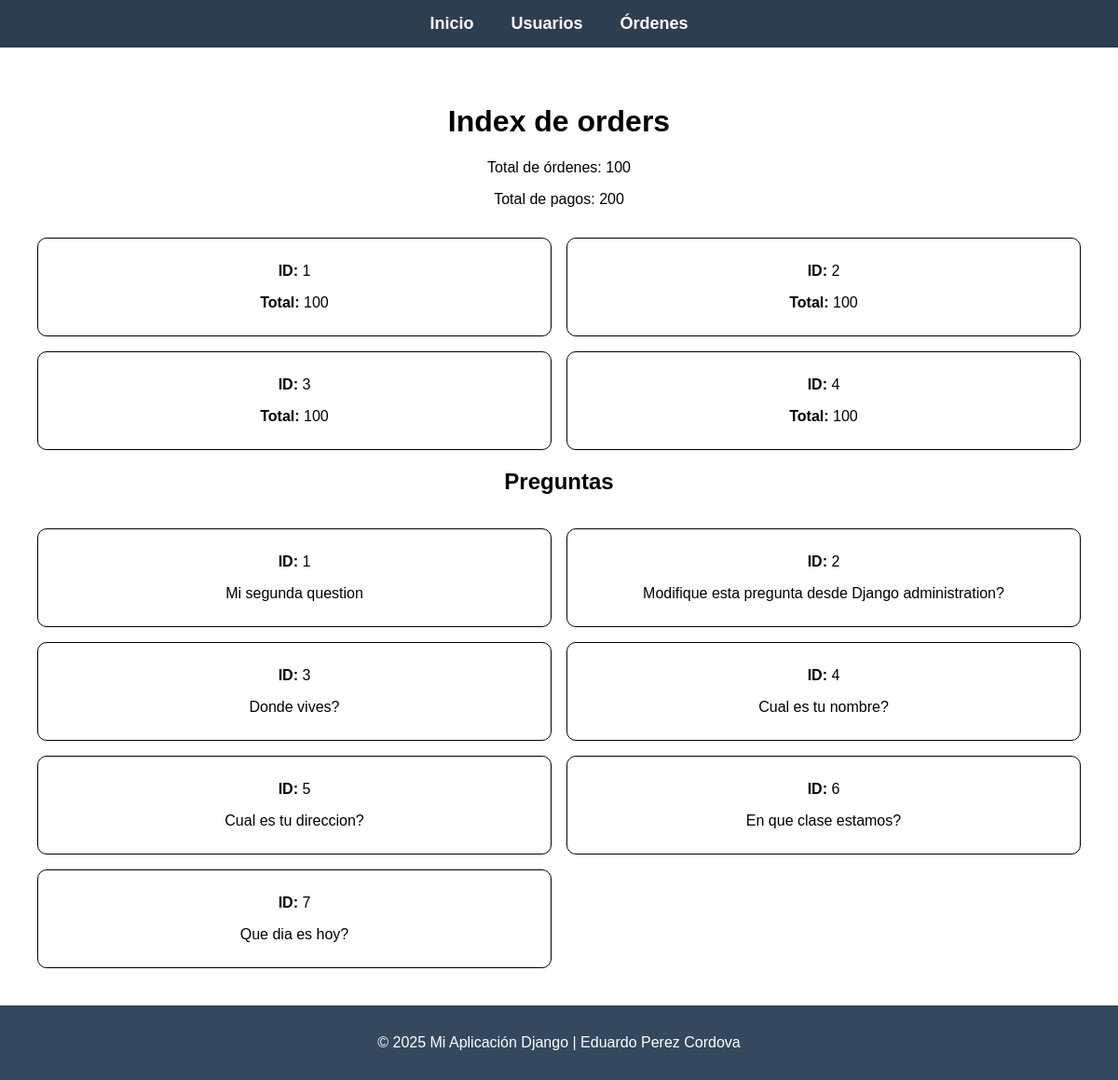
The page /orders/list on the database as committed earlier.
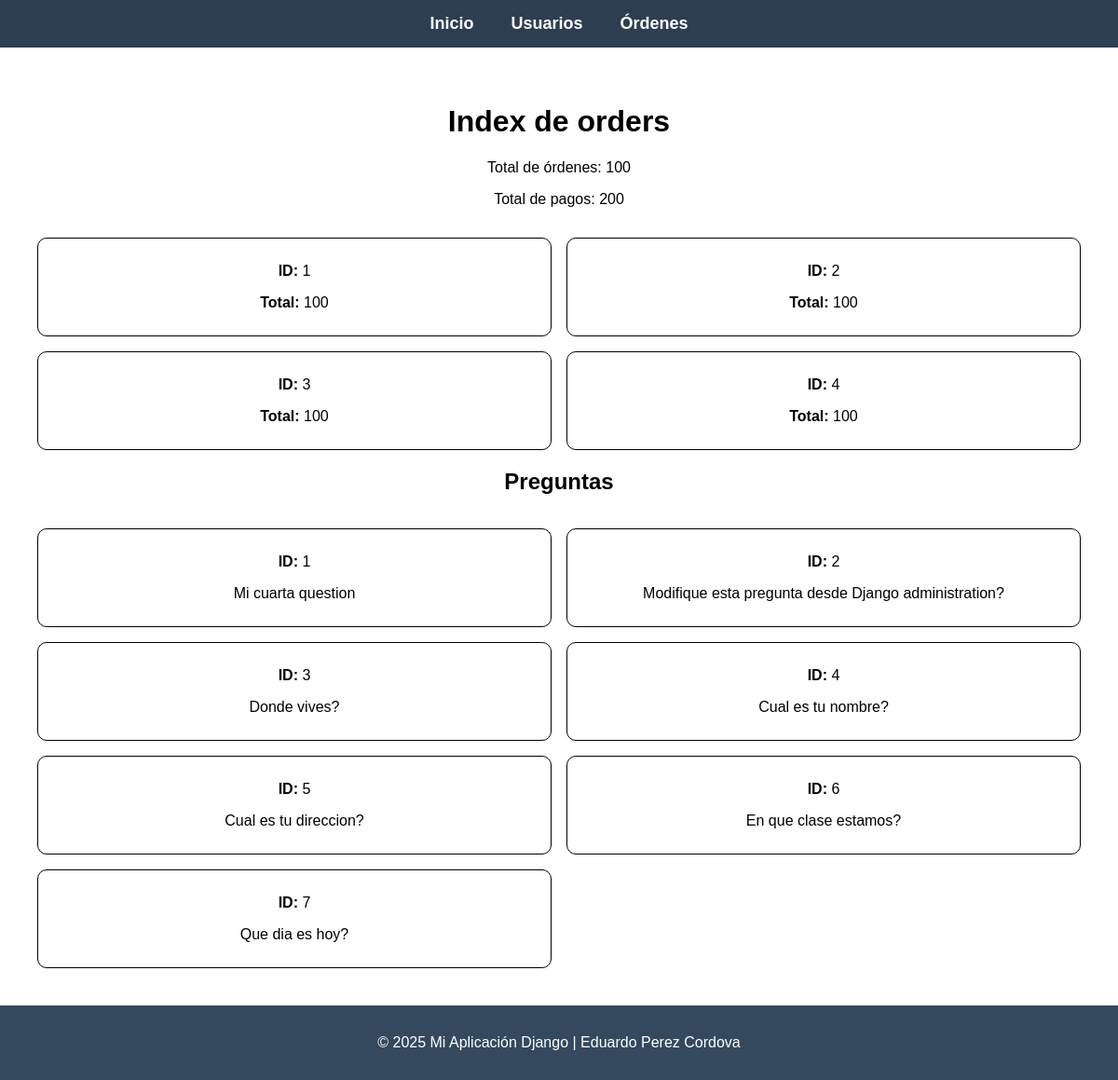
The same page on the database as committed later.
### orders/models.py (models this page shows, shortened)
class Question(models.Model):
    question_text = models.CharField(max_length=200)
    pub_date = models.DateTimeField("date published")

### orders/views.py (the view)
# urls.py: path("list", views.indexOrders, name="order-list"),
def indexOrders(request):
    questions = Question.objects.all()
    data = {
        "questions":questions,
        "titulo":"Index de orders",
        "total_orders":100,
        "total_payments":200,
        "orders":[
            {
                 "id":1, "total":100
            },
        {
            "id":2, "total":100
        },
        {
            "id":3, "total":100
        },
        {
            "id":4, "total":100
        }
        ]
    }
    return render(request,'orders/index.html',data)

### modelo_app/templates/orders/index.html
{% extends "base/base.html" %}
{% load static %}
{% block styles %}
    <link rel="stylesheet" href="{% static 'css/orders.css' %}">
{% endblock %}
{% block content %}
    <div class="orders-section">
        <h1>{{ titulo }}</h1>
        <p>Total de órdenes: {{ total_orders }}</p>
        <p>Total de pagos: {{ total_payments }}</p>
        <div class="orders-container">
            {% for item in orders %}
                <div class="order-card">
                    <p><strong>ID:</strong> {{ item.id }}</p>
                    <p><strong>Total:</strong> {{ item.total }}</p>
                </div>
            {% empty %}
                <p>No hay órdenes registradas.</p>
            {% endfor %}
        </div>
        <h2>Preguntas</h2>
        <div class="questions-container">
            {% for q in questions %}
                <div class="question-card">
                    <p><strong>ID:</strong> {{ q.id }}</p>
                    <p>{{ q.question_text }}</p>
                </div>
            {% empty %}
                <p>No hay preguntas registradas.</p>
            {% endfor %}
        </div>
    </div>
{% endblock %}

### modelo_app/templates/base/base.html (shortened to what this page needs)
<!DOCTYPE html>
<html lang="en">
{% load static %}
<head>
    <link rel="stylesheet" href="{% static 'css/menu.css' %}">
    {% block styles %}
    {% endblock %}
</head>
<body>
    {% include 'base/header.html' %}
    <main>
        {% block content %}
        {% endblock %}
    </main>
    {% include 'base/footer.html' %}
</body>
</html>

### modelo_app/templates/base/header.html
<header class="header">
    <nav>
        <ul>
            <li><a href="{% url 'index' %}">Inicio</a></li>
            <li><a href="{% url 'indexUsers' %}">Usuarios</a></li>
            <li><a href="{% url 'indexOrders' %}">Órdenes</a></li>
        </ul>
    </nav>
</header>

### modelo_app/templates/base/footer.html
<footer class="footer">
    <p>© 2025 Mi Aplicación Django | Eduardo Perez Cordova</p>
</footer>

### modelo_app/static/css/menu.css (style rules this page uses)
body { display: flex; flex-direction: column; min-height: 100vh; margin: 0; padding: 0; font-family: Arial, sans-serif; }
.header { background-color: #2C3E50; padding: 15px 0; text-align: center; width: 100%; }
.header nav ul { list-style: none; padding: 0; margin: 0; display: flex; justify-content: center; }
.header nav ul li { margin: 0 20px; }
.header nav ul li a { text-decoration: none; color: white; font-size: 18px; font-weight: bold; transition: color 0.3s ease-in-out; }
main { flex-grow: 1; padding: 20px; width: auto; height: auto; }
.footer { background-color: #34495E; color: white; text-align: center; padding: 15px 0; width: 100%; position: relative; }

### modelo_app/static/css/orders.css (style rules this page uses)
.orders-section { background-color: white; color: black; max-width: 1200px; margin: auto; padding: 20px; text-align: center; }
.orders-section h1, .orders-section h2 { color: black; text-align: center; }
.orders-section p { text-align: center; font-size: 16px; }
.orders-container, .questions-container { display: grid; grid-template-columns: repeat(2, 1fr); gap: 1rem; padding-top: 1rem; max-width: 100%; margin: auto; }
.order-card, .question-card { text-align: center; color: black; font-size: 20px; border: 1px solid black; padding: 10px; border-radius: 10px; background-color: rgba(255, 255, 255, 0.1); }

Rows that differ between the two databases and show on the page:
changed Question id 1: question_text "Mi segunda question" → "Mi cuarta question"
